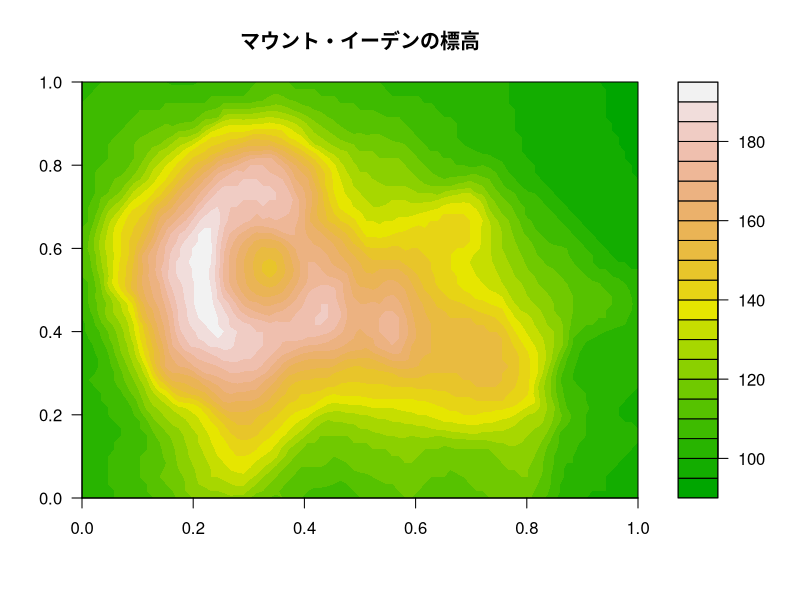

Generate this figure with R:
# filled.contour関数による等高線プロット
filled.contour(volcano, color.palette = terrain.colors, main = "マウント・イーデンの標高")